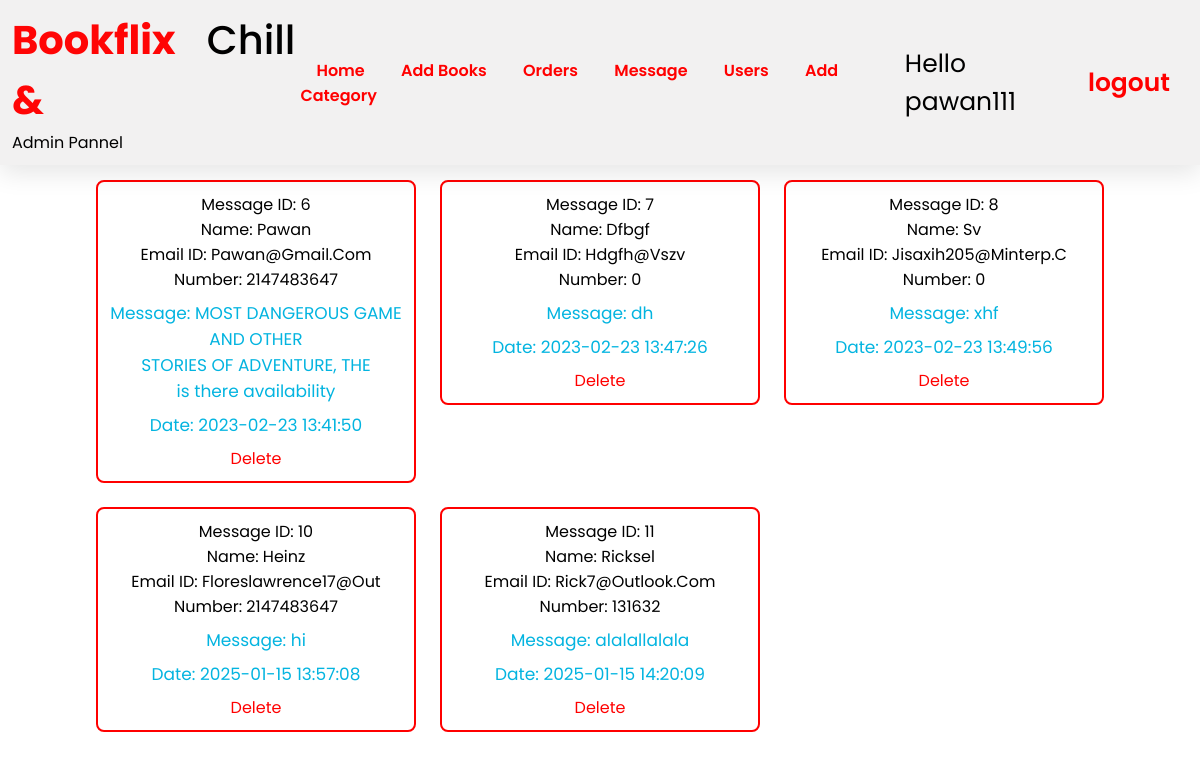
Screenshot of /message_admin.php (signed in) with the database file from the repository.
### tables this page shows
CREATE TABLE `msg` (
  `id` int(100) NOT NULL,
  `user_id` int(100) NOT NULL,
  `name` varchar(20) NOT NULL,
  `email` varchar(20) NOT NULL,
  `number` int(20) NOT NULL,
  `msg` text NOT NULL,
  `date` datetime NOT NULL DEFAULT current_timestamp()
);

### message_admin.php (the view, shortened to what this page needs)
<?php
include 'config.php';
?>
<!DOCTYPE html>
<html lang="en">
<head>
    <link rel="stylesheet" href="./css/register.css">
    <link rel="stylesheet" href="./css/index_book.css">
</head>
<body>
    <?php
    include 'admin_header.php';
    ?>
    <section class="show-products">
        <div class="box-container">
            <?php
            $stmt = $conn->query("SELECT id, name, email, number, msg, date FROM msg");
            if ($stmt->rowCount() > 0) {
                while ($fetch_user = $stmt->fetch(PDO::FETCH_ASSOC)) {
            ?>
                    <div class="box">
                        <div class="name">Message ID: <?php echo $fetch_user['id']; ?></div>
                        <div class="name">Name: <?php echo $fetch_user['name']; ?></div>
                        <div class="name">Email ID: <?php echo $fetch_user['email']; ?></div>
                        <div class="password">Number: <?php echo $fetch_user['number']; ?></div>
                        <div class="price">Message: <?php echo wordwrap($fetch_user['msg'], 30, "<br>\n", TRUE); ?></div>
                        <div class="price">Date: <?php echo $fetch_user['date']; ?></div>
                        <a href="message_admin.php?delete_msg=<?php echo $fetch_user['id']; ?>" onclick="return confirm('delete this message?');">Delete</a>
                    </div>
            <?php
                }
            } else {
                echo '<p class="empty">No any message received yet!</p>';
            }
            ?>
        </div>
    </section>
</body>
</html>

### css/register.css (style rules this page uses)
* { text-decoration: none; }
body { background: #fff; font-family: "Poppins", sans-serif; }
html { overflow-x: hidden; top: 0; bottom: 0; left: 0; right: 0; }
.show-products .box-container { display: grid; grid-template-columns: repeat(auto-fit, 27rem); justify-content: center; gap: 1.5rem; max-width: 1200px; margin: 0 auto; align-items: flex-start; }
.show-products { padding-top: 0; margin-top: 15px; }
.show-products .box-container .box { text-align: center; padding: 12px; border-radius: 0.5rem; border: 2px solid red; }
.show-products .box-container .box .name { font-size: 1rem; color: black; text-transform: capitalize; }
.show-products .box-container .box .price { margin: 15px; font-size: 20px; color: rgb(32, 31, 31); }

### css/index_book.css (style rules this page uses)
* { text-decoration: none; margin: 0; padding: 0; font-family: "Poppins", sans-serif; box-sizing: border-box; outline: none; border:none; }
.show-products .box-container { display: grid; grid-template-columns: repeat(auto-fit, 20rem); justify-content: center; gap:1.5rem; max-width: 1200px; margin:0 auto; align-items: flex-start; }
.show-products { padding-top: 0; margin-top: 15px; }
.show-products .box-container .box { text-align: center; padding:10px; border-radius: .5rem; border:2px solid red; }
.show-products .box-container .box .name { font-size: 1rem; color:black; text-transform: capitalize; }
.show-products .box-container .box .price { margin: 8px 0px; font-size: 17px; color: rgb(3, 180, 224); font-weight: 400; }

### css/admin.css (style rules this page uses)
* { text-decoration: none; margin: 0; padding: 0; font-family: "Poppins", sans-serif; box-sizing: border-box; outline: none; border: none; }
a { color: #ff0000; text-decoration: none; background-color: transparent; }

### rows the page displays
msg: id "6", name "Pawan", email "Pawan@gmail.com", number "2147483647", msg "MOST DANGEROUS GAME AND OTHER STORIES OF ADVENTURE, THE is there availability", date "2023-02-23 13:41:50"
msg: id "7", name "Dfbgf", email "Hdgfh@vszv", number "0", msg "dh", date "2023-02-23 13:47:26"
msg: id "8", name "Sv", email "Jisaxih205@minterp.c", number "0", msg "xhf", date "2023-02-23 13:49:56"
msg: id "10", name "Heinz", email "Floreslawrence17@out", number "2147483647", msg "hi", date "2025-01-15 13:57:08"
msg: id "11", name "Ricksel", email "Rick7@outlook.com", number "131632", msg "alalallalala", date "2025-01-15 14:20:09"

### other values shown
$_SESSION['admin_name'] "pawan111"
